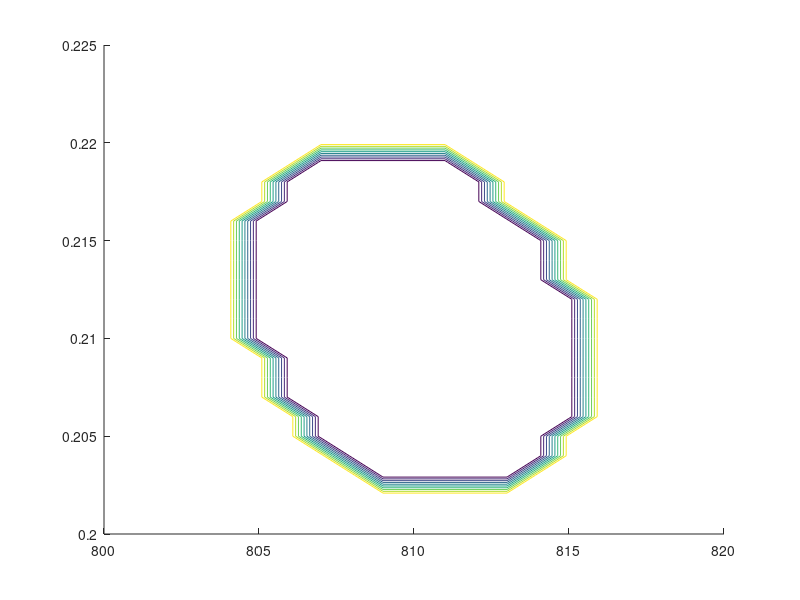

This figure's MATLAB source:
clear

% tetracosane C24
 T1 = [580 590 600 610 625 675 700 725 750];
 pv1 = [0.001619 0.001667 0.002398 0.002976 0.003789 0.010386 0.018751 0.025737 0.037634];
 pL1 = [0.604481 0.596667 0.588530 0.581371 0.567082 0.516721 0.498091 0.466649 0.428144]; 

% pentacosane C25
 T2 = [580 590 600 610 615 650 690 730 750];
 pv2 = [0.00109 0.001412 0.001406 0.002087415 0.00265 0.004574594 0.010672267 0.018401342 0.031339834];
 pL2 = [0.616996 0.608843 0.59835 0.592602248 0.587282 0.555748238 0.519263592 0.471308627 0.45664106];

% hexacosane C26
 T3 = [610 655 700 740 760];
 pv3 = [ 0.001423	0.00429041	0.010017451	0.023451055	0.026356036];
 pL3  = [ 0.592659	0.557560998	0.516726592	0.477174855	0.441255922];
% 615 0.001808302 0.59482208 data excluded b/c inconsistent with new data

% heptacosane C27
 T4 = [580 610 620 660 700 745 765];
 pv4 = [0.00036 0.001345 0.15333E-02 0.45482E-02  0.91630E-02 0.19332E-01 0.24939E-01];
 pL4 = [0.620732 0.602083 0.58842 0.55523 0.52438 0.47300 0.44285];
% The 580 data is questionable b/c not equil, but it improved regression

% octacosane C28
 T5 = [580 600 610 625 665 710 750 770];
 pv5 = [0.000304 0.000655 0.001123 0.17462E-02 0.48022E-02 0.11550E-01 0.17752E-01 0.25336E-01];
 pL5 = [0.624137 0.612879 0.602442 0.59089 0.56211 0.51428 0.46550 0.45160];

 
A1 = 4.030149 * 10^-4;
b1 = 0.105985;
pc1 = 0.21098;
TC1 = 809.77327;

A2 = 4.00359 * 10^-4;
b2 = 0.105439;
pc2 = 0.2099192;
TC2 = 826.79941;

A3 = 4.01609 * 10^-4;
b3 = 0.104866;
pc3 = 0.2079285;
TC3 = 835.3348;

A4 = 4.07269 * 10^-4;
b4 = 0.10461;
pc4 = 0.2056181;
TC4 = 841.6028;

A5 = 4.04998 * 10^-4;
b5 = 0.1043;
pc5 = 0.2057137;
TC5 = 848.7852;

n1 = length(T1);
n2 = length(T2);
n3 = length(T3);
n4 = length(T4);
n5 = length(T5);

beta = 0.32;
p = 4;

y1 = (pv1 + pL1)/2;
z1 = pL1 - pv1;

y2 = (pv2 + pL2)/2;
z2 = pL2 - pv2;

y3 = (pv3 + pL3)/2;
z3 = pL3 - pv3;

y4 = (pv4 + pL4)/2;
z4 = pL4 - pv4;

y5 = (pv5 + pL5)/2;
z5 = pL5 - pv5;

SE_fit1 = (y1 - (pc1 + A1*(TC1-T1))).^2 + (z1 - (b1*(TC1-T1).^beta)).^2;
SE_fit2 = (y2 - (pc2 + A2*(TC2-T2))).^2 + (z2 - (b2*(TC2-T2).^beta)).^2;
SE_fit3 = (y3 - (pc3 + A3*(TC3-T3))).^2 + (z3 - (b3*(TC3-T3).^beta)).^2;
SE_fit4 = (y4 - (pc4 + A4*(TC4-T4))).^2 + (z4 - (b4*(TC4-T4).^beta)).^2;
SE_fit5 = (y5 - (pc5 + A5*(TC5-T5))).^2 + (z5 - (b5*(TC5-T5).^beta)).^2;

SSE_fit1 = sum(SE_fit1);
SSE_fit2 = sum(SE_fit2);
SSE_fit3 = sum(SE_fit3);
SSE_fit4 = sum(SE_fit4);
SSE_fit5 = sum(SE_fit5);

sigma1 = SSE_fit1/(n1-p);
sigma2 = SSE_fit2/(n2-p);
sigma3 = SSE_fit3/(n3-p);
sigma4 = SSE_fit4/(n4-p);
sigma5 = SSE_fit5/(n5-p);

RHS1 = sigma1 * (n1 + p * (finv(0.95^p,p,n1-p)-1));
RHS2 = sigma2 * (n2 + p * (finv(0.95^p,p,n2-p)-1));
RHS3 = sigma3 * (n3 + p * (finv(0.95^p,p,n3-p)-1));
RHS4 = sigma4 * (n4 + p * (finv(0.95^p,p,n4-p)-1));
RHS5 = sigma5 * (n5 + p * (finv(0.95^p,p,n5-p)-1));

% These are supposed to be slightly larger than the extrema found below, just so that you can verify this range.
% Be careful, for the b_range I realized that the displayed number is
% rounded off, so make sure it really found the min or max

% Ranges used for 24
A_range = 0.000338:0.000002:0.000468; 
b_range = 0.10432:0.00004:0.10774;
pc_range = 0.2:0.001:0.225;
TC_range = 800:1:820;

% Ranges used for 25
% A_range = 0.000346:0.000002:0.000454; 
% b_range = 0.10392:0.00004:0.10694;
% pc_range = 0.197:0.0003:0.221;
% TC_range = 820:0.2:835;

% Ranges used for 26 (these data are worthless) Essentially you must have
% more data points to lock down pc-TC at all

% A_range = -0.0002:0.00002:0.001; 
% b_range = 0.08:0.0005:0.12;
% pc_range = 0.08:0.004:0.31;
% TC_range = 780:2:960;

% Ranges used for 27

%  A_range = 0.0003:0.000004:0.00052; 
%  b_range = 0.101:0.0001:0.108;
%  pc_range = 0.18:0.0005:0.23;
%  TC_range = 825:0.5:860;
 
% Ranges used for 28

% A_range = 0.00031:0.000004:0.0005; 
% b_range = 0.101:0.0001:0.11;
% pc_range = 0.184:0.0005:0.226;
% TC_range = 835:0.4:865;

confidence_region = ones(length(pc_range),length(TC_range));

s=1;
t=1;

for g=1:length(A_range)
    
    for h=1:length(b_range)

        for i=1:length(pc_range)
    
            for j=1:length(TC_range)
      
       SE = (y1 - (pc_range(i) + A_range(g)*(TC_range(j)-T1))).^2 + (z1 - (b_range(h)*(TC_range(j)-T1).^beta)).^2;

       SSE = sum(SE);
       
       if SSE > RHS1 
           
       else
           
           %We start confidence_region at one value and change it only if
           %the SSE is less than the RHS.  This is because we want to plot
           %any pc-TC that is acceptable. Otherwise we would be
           %overwritting accepted points whenever one is rejected.
           
           confidence_region(i,j) = 0; % We only want to plot pc vs TC
           
           A_ext(s) = A_range(g);
           b_ext(t) = b_range(h);
           s=s+1;
           t=t+1;
       end
       
            end
            
       end
       
   end
    
end

A_low = min(A_ext);
A_high = max(A_ext);
b_low = min(b_ext);
b_high = max(b_ext);

hold

contour(TC_range,pc_range,confidence_region)

hold